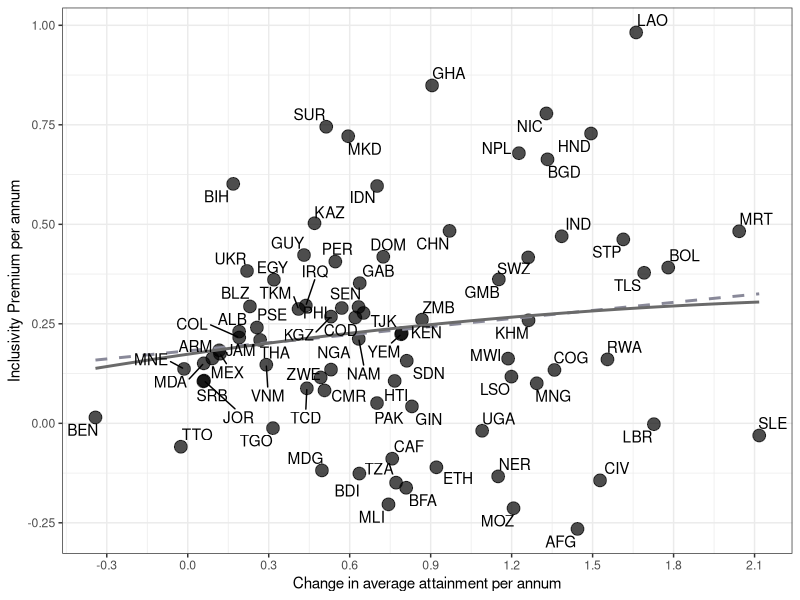
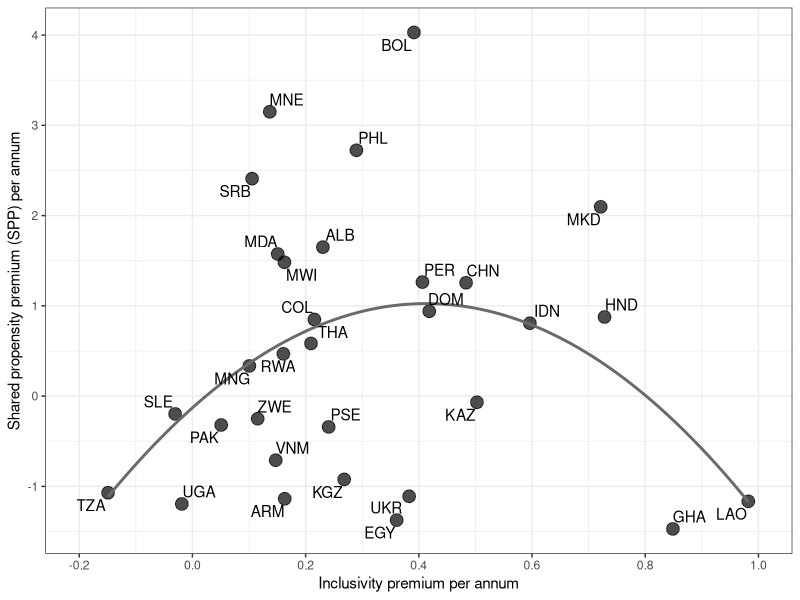
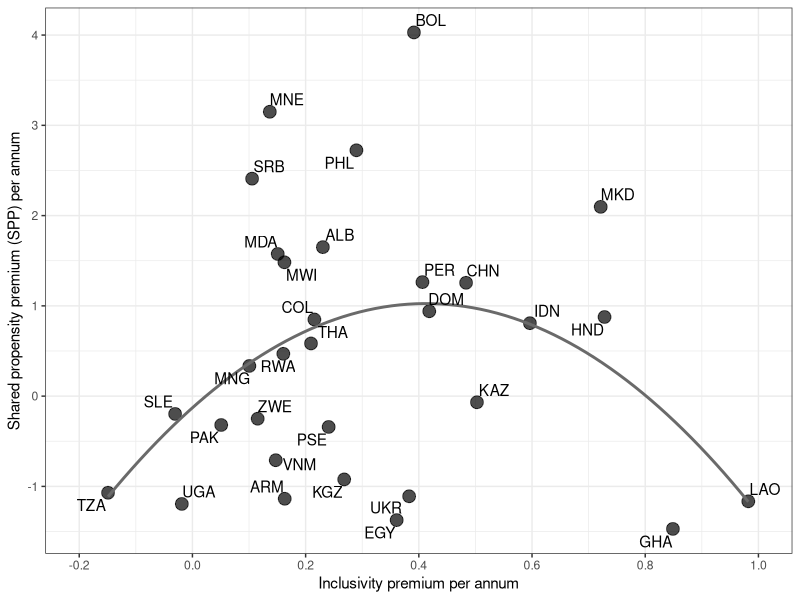

Reproduce these figures in R, in order.
## This script contains code to re-create charts
## that are show in the draft document in the `docs` folder.


# libraries ---------------------------------------------------------------

library(here)
library(haven)
library(ggrepel)
library(tidyverse)


# load data ---------------------------------------------------------------

data_as_inclusicve <- read_dta(
  here("data/",
       "Alkire-Seth inclusive well-being data for graphs.dta")
)


# Figure 1 : Change in Average Attainment and Inclusivity premium ---------

data_as_inclusicve|>
  ggplot(aes(d_attain_pa,S_W_Sen_pa))+
  geom_point(
    alpha = 0.7,
    size = 4
  )+
  scale_y_continuous(breaks = seq(-0.25,1,0.25))+
  scale_x_continuous(breaks = seq(-0.3,2.4,0.3))+
  labs(
    y = "Inclusivity Premium per annum",
    x = "Change in average attainment per annum"
  )+
  geom_smooth(
    method = "lm",
    se = F,
    colour = "#898999",
    linetype = 2
  )+
  geom_smooth(
    method = "lm",
    formula = y ~ x + I(x^2),
    se = F,
    colour = "#6a6a6a"
  )+
  geom_text_repel(aes(label = ISO),
                  max.overlaps = 12)+
  theme_bw() -> fig_1

ggsave(
  plot = fig_1,
  filename = paste0(Sys.Date(),"-figure1-Change in average attainment and inclusivity premium.jpeg"),
  device = "jpeg",
  path = here("charts/"),
  width = 16,
  height = 16,
  units = "in"
)

# Figure  2: Shared prosperity premiums and inclusivity premiums across 25 countries --------

data_as_inclusicve|>
  ggplot(aes(S_W_Sen_pa,inc_shr_pre))+
  geom_point(
    alpha = 0.7,
    size = 4
  )+
  scale_y_continuous(breaks = seq(-2,4,1))+
  scale_x_continuous(breaks = seq(-0.2,1,0.2),
                     limits = c(-0.2,1))+
  labs(
    y = "Shared propensity premium (SPP) per annum",
    x = "Inclusivity premium per annum"
  )+
  geom_smooth(
    method = "lm",
    formula = y ~ x + I(x^2),
    se = F,
    colour = "#6a6a6a"
  )+
  geom_text_repel(aes(label = ISO),
                  max.overlaps = 12)+
  theme_bw() -> fig_2

ggsave(
  plot = fig_2,
  filename = paste0(Sys.Date(),"-figure2-Shared prosperity premiums and inclusivity premiums across 25 countries.jpeg"),
  device = "jpeg",
  path = here("charts/"),
  width = 16,
  height = 16,
  units = "in"
)

# Figure 3: Inclusivity premiums and absolute changes in the MPIs  --------


data_as_inclusicve|>
  ggplot(aes(S_W_Sen_pa,abs_M0_33_pa))+
  geom_point(
    alpha = 0.7,
    size = 4
  )+
  scale_y_continuous(breaks = seq(-0.030,0.005,0.005),
                     limits = c(-0.030,0.005))+
  scale_x_continuous(breaks = seq(-0.25,1,0.25))+
  labs(
    y = "Absolute change in MPI per annum",
    x = "Inclusivity premium per annum"
  )+
  geom_smooth(
    method = "lm",
    formula = y ~ x + I(x^2),
    se = F,
    colour = "#6a6a6a"
  )+
  geom_text_repel(aes(label = ISO),
                  max.overlaps = 16)+
  theme_bw() -> fig_3

ggsave(
  plot = fig_2,
  filename = paste0(Sys.Date(),"-figure3-Inclusivity premiums and absolute changes in the MPIs across countries.jpeg"),
  device = "jpeg",
  path = here("charts/"),
  width = 16,
  height = 16,
  units = "in"
)
